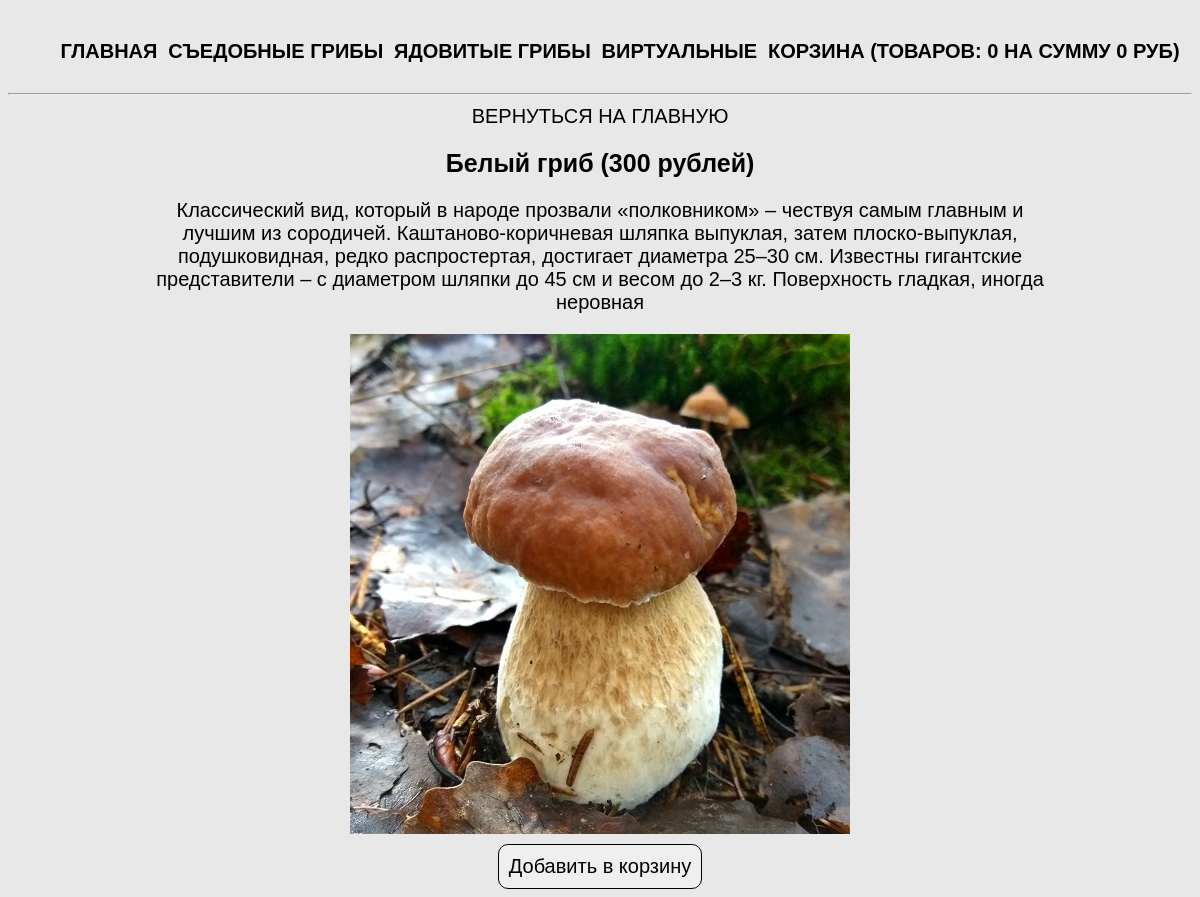
The app's page /product.php?product=kingbolete with its own data.
### tables this page shows
CREATE TABLE `categories` (
  `id` int(10) NOT NULL,
  `name` varchar(50) NOT NULL,
  `rus_name` varchar(50) NOT NULL
);

CREATE TABLE `products` (
  `id` int(11) NOT NULL,
  `title` varchar(50) NOT NULL,
  `category` varchar(50) NOT NULL,
  `price` int(10) NOT NULL,
  `rus_name` varchar(50) NOT NULL,
  `img` varchar(50) NOT NULL,
  `description` text
);

### product.php (the view, shortened to what this page needs)
<?php
require_once 'db/db.php';
if (isset($_GET['product'])) {
    $currentProduct = $_GET['product'];
    $product = $connect->query("SELECT * FROM products WHERE title='$currentProduct'");
    $product = $product->fetch(PDO::FETCH_ASSOC);
}
require_once 'parts/header.php';
?>
<div class="product-card">
    <a href="index.php">Вернуться на главную</a>
    <h2><? echo $product['rus_name'] ?> (<? echo $product['price'] ?> рублей)</h2>
    <div class="descr"><? echo $product['description'] ?></div>
    <img width="300" src="img/<? echo $product['img'] ?>" alt="<? echo $product['rus_name'] ?>">
    <? require 'parts/add-form.php' ?>
</div>

### parts/header.php (shortened to what this page needs)
<?php
    require_once 'db/db.php';
    $categories = $connect->query("SELECT * FROM categories");
    $categories = $categories->fetchAll(PDO::FETCH_ASSOC);
?>
<!doctype html>
<html lang="ru">
<head>
    <link rel="stylesheet" href="css/style.css">
</head>
<body>
<nav>
    <ul>
        <li><a href="index.php">Главная</a></li>
        <? foreach ($categories as $catgory) { ?>
        <li><a href="index.php?category=<? echo $catgory['name']?>"><? echo $catgory['rus_name'] ?></a></li>
        <? } ?>
        <li><a href="cart.php">Корзина (Товаров: <? echo $_SESSION['totalQuantity'] ? : 0 ?> на сумму <? echo $_SESSION['totalPrice'] ? : 0 ?> руб)</a></li>
    </ul>
</nav>
<hr>

### css/style.css (style rules this page uses)
* { font-family: 'Arial', sans-serif; font-size: 20px; }
body { margin-top: 20px; background-color: #e8e8e8; }
a { text-decoration: none; text-transform: uppercase; color: #000000; -webkit-transition: all .3s; -moz-transition: all .3s; -ms-transition: all .3s; -o-transition: all .3s; transition: all .3s; }
h2 { font-size: 25px; }
img { width: 100%; }
.main, nav { width: 1170px; margin: auto; display: flex; flex-wrap: wrap; justify-content: space-around; }
nav ul { display: flex; list-style: none; width: 100%; justify-content: space-around; font-weight: 700; }
.cart, .product-card { text-align: center; width: 900px; margin: auto; }
.descr { margin-bottom: 20px; }
.product-card img { width: 500px; }

### records on screen
categories: rus_name "СЪЕДОБНЫЕ ГРИБЫ"
categories: rus_name "ЯДОВИТЫЕ ГРИБЫ"
categories: rus_name "ВИРТУАЛЬНЫЕ"
products: rus_name "Белый гриб", price "300", description "Классический вид, который в народе прозвали «полковником» – чествуя самым главным и лучшим из сородичей. Каштаново-коричневая шляпка выпуклая, затем плоско-выпуклая, подушковидная, редко распростертая, достигает диаметра 25–30 см. Известны гигантские представители – с диаметром шляпки до 45 см и весом до 2–3 кг. Поверхность гладкая, иногда неровная", img (picture)

### other values on screen
$_SESSION['totalQuantity'] ? : 0 "0"
$_SESSION['totalPrice'] ? : 0 "0"
